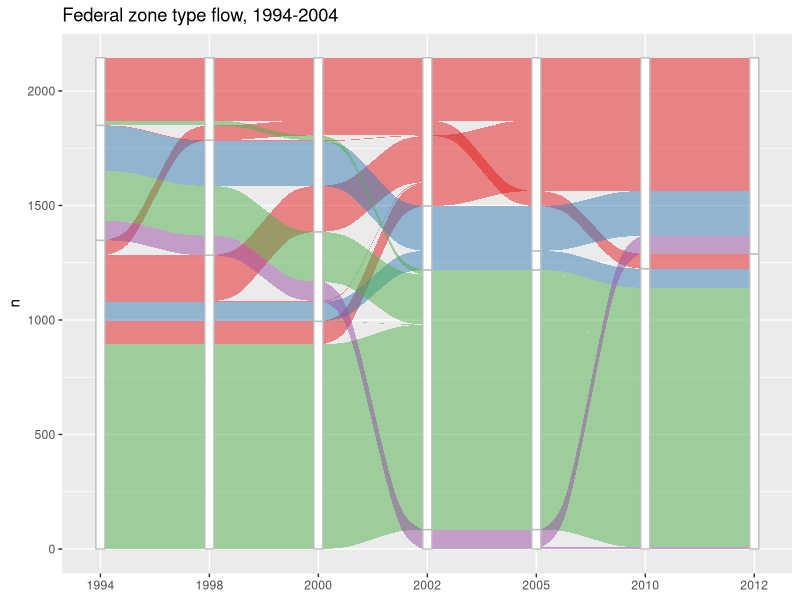

Recreate this plot in R.
# import and restructure period designations
fed <- read.csv('Empowerment_Zones_and_Enterprise_Communities.csv')

#would like this to be a matrix not a bunch of vars, but maybe need to create the vars and reshape after
#fed$designation[i] <- matrix(nrow=2, ncol=7)
#rownames(fed$designation) <- vector("Primary", "Secondary")
#colnames(fed$designation) <- vector("1994-1997, 1998-1999", "2000-2001", "2002-2004", "2005-2009", "2010-2011", "2012-2017")

fed$desig94_97 <- NA
fed$desig98_99 <- NA
fed$desig00_01 <- NA
fed$desig02_04 <- NA
fed$desig05_09 <- NA
fed$desig10_11 <- NA
fed$desig12_17 <- NA

fed$desB94_97 <- NA
fed$desB98_99 <- NA
fed$desB00_01 <- NA
fed$desB02_04 <- NA
fed$desB05_09 <- NA
fed$desB10_11 <- NA
fed$desB12_17 <- NA

for(i in 1:nrow(fed)) {
  
  # Set 94-97
  if (fed$PERIODA[i] == "Atlanta Empowerment Zone" |
      fed$PERIODA[i] == "Empowerment Zone (Round I)") {
        fed$desig94_97[i] <- "EMPZ"
        if (fed$PERIODA[i] == "Atlanta Empowerment Zone") {
          fed$desB94_97[i] <- "ATL"
        } else {
          fed$desB94_97[i] <- "None"
        }
  } else if (fed$PERIODA[i] == "Enhanced Enterprise Community (Round I)" |
             fed$PERIODA[i] == "Enterprise Community (Round I)") {
      fed$desig94_97[i] <- "ENTC" 
      if (fed$PERIODA[i] == "Enhanced Enterprise Community (Round I)") {
        fed$desB94_97[i] <- "ENH"
      } else {
        fed$desB94_97[i] <- "None"
      }
  } else if (fed$PERIODA[i] == "None") {
      fed$desig94_97[i] <- "None"
      fed$desB94_97[i] <- "None"
  }

  # Set 98-99
  if (fed$PERIODB[i] == "DC Enterprise Zone beginning 1-1-1998") {
      fed$desig98_99[i] <- "EMPZ" 
      fed$ desB98_99[i] <- "DC"
  } else {
      fed$desig98_99[i] <- fed$desig94_97[i]
      fed$desB98_99[i] <- fed$desB94_97[i]
  }
  
  if (is.na(fed$desig94_97[i]) |
      is.na(fed$desB94_97[i]) |
      is.na(fed$desig98_99[i]) |
      is.na(fed$desB98_99[i])) {
        print(i)
  }
  
  # Set 00-01
  if (fed$PERIODB[i] == "Atlanta Empowerment Zone" |
      fed$PERIODB[i] == "DC Enterprise Zone beginning 1-1-1998" |
      fed$PERIODB[i] == "Empowerment Zone (Round I)" |
      fed$PERIODB[i] == "Empowerment Zone (Round I) Beginning Jan. 1, 2000" |
      fed$PERIODB[i] == "Empowerment Zone (Round I) Beginning Jan. 1, 2000; Enterprise Community (Round I)" |
      fed$PERIODB[i] == "Empowerment Zone (Round II)" |
      fed$PERIODB[i] == "Empowerment Zone (Round II); Enhanced Enterprise Community (Round I)" |
      fed$PERIODB[i] == "Empowerment Zone (Round II); Enterprise Community (Round I)" )  {
        fed$desig00_01[i] <- "EMPZ"
        if (fed$PERIODB[i] == "Atlanta Empowerment Zone") {
              fed$desB00_01[i] <- "ATL"
        } else if (fed$PERIODB[i] == "DC Enterprise Zone beginning 1-1-1998") {
              fed$desB00_01[i] <- "DC"
        } else {
              fed$desB00_01[i] <- "None"
        }
        
        if (fed$PERIODB[i] == "Empowerment Zone (Round II); Enhanced Enterprise Community (Round I)" |
            fed$PERIODB[i] == "Empowerment Zone (Round II); Enterprise Community (Round I)") {
          if (fed$desig98_99[i] != "ENTC") {
            print(paste("line ", i, " has A-B ENTC mismatch"))
          }
          if (fed$PERIODB[i] == "Empowerment Zone (Round II); Enhanced Enterprise Community (Round I)" &
              fed$desB98_99[i] != "ENH") {
                print(paste("line", i, "has A-B ENHANCED subdes mismatch"))
          }
        }
  } else if (fed$PERIODB[i] == "Enterprise Community (Round I)"|
             fed$PERIODB[i] == "Enterprise Community (Round II)") {
      fed$desig00_01[i] <- "ENTC"
      fed$desB00_01[i] <- "None"   
  } else {
      fed$desig00_01[i] <- "None"
      fed$desB00_01[i] <- "None"
  }

  # Set 02-04
  if (fed$PERIODC[i] == "DC Enterprise Zone ending 12-31-09" |
      fed$PERIODC[i] == "Empowerment Zone (Round I)" |
      fed$PERIODC[i] == "Empowerment Zone (Round II)" |
      fed$PERIODC[i] == "Empowerment Zone (Round III)" |
      fed$PERIODC[i] == "Empowerment Zone (Round III); Enterprise Community (Round II)" )  {
        fed$desig02_04[i] <- "EMPZ"
        if (fed$PERIODC[i] == "DC Enterprise Zone ending 12-31-09") {
          fed$desB02_04[i] <- "DC"
        } else {
          fed$desB02_04[i] <- "None"
        }
        if (fed$PERIODC[i] == "Empowerment Zone (Round III); Enterprise Community (Round II)") {
          if (fed$desig00_01[i] != "ENTC") {
            print(paste("line ", i, " has B-C ENTC mismatch"))
          }
        }
  } else if (fed$PERIODC[i] == "Enhanced Enterprise Community (Round I) Ending 12-31-04; Empowerment Zone (Round II)" |
             fed$PERIODC[i] == "Enterprise Community (Round I) Ending 12-31-04; Empowerment Zone (Round I)" |
             fed$PERIODC[i] == "Enterprise Community (Round I) Ending 12-31-04; Empowerment Zone (Round II)" |
             fed$PERIODC[i] == "Enterprise Community (Round I) Ending 12-31-04; Empowerment Zone (Round III)" |
             fed$PERIODC[i] == "Enterprise Community (Round II)") {
        fed$desig02_04[i] <- "ENTC"
        if (fed$PERIODC[i] == "Enhanced Enterprise Community (Round I) Ending 12-31-04; Empowerment Zone (Round II)") {
          fed$desB02_04[i] <- "ENH"
        }
  } else if (fed$PERIODC[i]=="Renewal Community" | fed$PERIODC[i]=="Atlanta Renewal Community") {
      fed$desig02_04[i] <- "RC"
      if (fed$PERIODC[i]=="Atlanta Renewal Community") {
        fed$desB02_04[i] <- "ATL"
      } else {
        fed$desB02_04[i] <- "None"
      }
  } else {
      fed$desig02_04[i] <- "None"
      fed$desB02_04[i] <- "None"
  }
  
  # Set 05-09
  if (fed$PERIODC[i] == "DC Enterprise Zone ending 12-31-09" |
      fed$PERIODC[i] == "Empowerment Zone (Round I)" |
      fed$PERIODC[i] == "Empowerment Zone (Round II)" |
      fed$PERIODC[i] == "Empowerment Zone (Round III)" |
      fed$PERIODC[i] == "Empowerment Zone (Round III); Enterprise Community (Round II)" |
      fed$PERIODC[i] == "Enhanced Enterprise Community (Round I) Ending 12-31-04; Empowerment Zone (Round II)" |
      fed$PERIODC[i] == "Enterprise Community (Round I) Ending 12-31-04; Empowerment Zone (Round I)" |
      fed$PERIODC[i] == "Enterprise Community (Round I) Ending 12-31-04; Empowerment Zone (Round II)" |
      fed$PERIODC[i] == "Enterprise Community (Round I) Ending 12-31-04; Empowerment Zone (Round III)" )  {
    fed$desig05_09[i] <- "EMPZ"
    if (fed$PERIODC[i] == "DC Enterprise Zone ending 12-31-09") {
      fed$desB05_09[i] <- "DC"
    } else {
      fed$desB05_09[i] <- "None"
    }
    if (fed$PERIODC[i] == "Enterprise Community (Round I) Ending 12-31-04; Empowerment Zone (Round I)" |
        fed$PERIODC[i] == "Enterprise Community (Round I) Ending 12-31-04; Empowerment Zone (Round II)" | 
        fed$PERIODC[i] == "Enterprise Community (Round I) Ending 12-31-04; Empowerment Zone (Round III)" ) {
      if (fed$desig02_04[i] != "ENTC") {
        print(paste("line ", i, " has C1-C2 ENTC mismatch"))
      }
    } else if (fed$PERIODC[i] == "Enhanced Enterprise Community (Round I) Ending 12-31-04; Empowerment Zone (Round II)") {
      if (fed$desig02_04[i] != "ENTC" | fed$desB02_04[i] != "ENH") {
        print(paste("line ", i, " has C1-C2 ENTC-ENH mismatch"))
      }
    }
  } else if (fed$PERIODC[i] == "Enterprise Community (Round II)") {
    fed$desig05_09[i] <- "ENTC"
    fed$desB05_09[i] <- "None"    
  } else if (fed$PERIODC[i]=="Renewal Community" | fed$PERIODC[i]=="Atlanta Renewal Community") {
    fed$desig05_09[i] <- "RC"
    if (fed$PERIODC[i]=="Atlanta Renewal Community") {
      fed$desB05_09[i] <- "ATL"
    } else {
      fed$desB05_09[i] <- "None"
    } 
  } else {
    fed$desig05_09[i] <- "None"
    fed$desB05_09[i] <- "None"
  }
  
  # Set 10-11
  if (fed$PERIODD[i] == "DC Enterprise Zone" |
      fed$PERIODD[i] == "Empowerment Zone (Round I)" |
      fed$PERIODD[i] == "Empowerment Zone (Round II)" |
      fed$PERIODD[i] == "Empowerment Zone (Round III)" )  {
        fed$desig10_11[i] <- "EMPZ"
        if (fed$PERIODC[i] == "DC Enterprise Zone") {
          fed$desB10_11[i] <- "DC"
        } else {
          fed$desB10_11[i] <- "None"
        }
      
  } else {
    fed$desig10_11[i] <- "None"
    fed$desB10_11[i] <- "None"
    }
  
  # Set 12-17
  if (fed$PERIODD[i] == "Empowerment Zone (Round I)" |
      fed$PERIODD[i] == "Empowerment Zone (Round II)" |
      fed$PERIODD[i] == "Empowerment Zone (Round III)" )  {
    fed$desig12_17[i] <- "Retro EMPZ"
    fed$desB12_17[i] <- "None"
  } else {
    fed$desig12_17[i] <- "None"
    fed$desB12_17[i] <- "None"
  }
}

#zones <- aggregate(fed, by=list(fed$FULLNAME), FUN = return)
zoneranks <- c("EMPZ", "Retro EMPZ", "ENTC", "RC", "None")
fed$desig94_97 <- factor(fed$desig94_97, levels = zoneranks)
fed$desig98_99 <- factor(fed$desig98_99, levels = zoneranks)
fed$desig00_01 <- factor(fed$desig00_01, levels = zoneranks)
fed$desig02_04 <- factor(fed$desig02_04, levels = zoneranks)
fed$desig05_09 <- factor(fed$desig05_09, levels = zoneranks)
fed$desig10_11 <- factor(fed$desig10_11, levels = zoneranks)
fed$desig12_17 <- factor(fed$desig12_17, levels = zoneranks)

# Generate alluvial diagram
library(ggplot2)
library(ggalluvial)
library(tidyverse)

fed %>%
  group_by(desig94_97, desig98_99, desig00_01, desig02_04, desig05_09, desig10_11, desig12_17) %>%
  count()  %>%
#  is_alluvia_form(axes = 1:4, silent = TRUE)
  ggplot(aes(y = n, axis1=desig94_97, axis2=desig98_99, axis3=desig00_01, axis4=factor(desig02_04, levels=c("EMPZ", "ENTC", "RC", "None")), axis5=desig05_09, axis6=desig10_11, axis7=desig12_17) )+ 
           geom_alluvium(aes(fill = desig02_04), width=1/12, show.legend = FALSE) + 
           geom_stratum(width = 1/12, fill=alpha(0.8), color="grey") + 
           geom_label(stat = "stratum", label.strata = TRUE) + 
           scale_x_discrete(limits = c("1994", "1998", "2000", "2002", "2005", "2010", "2012"), expand = c(.05, .05)) +
           scale_fill_brewer(type="qual", palette = "Set1") + 
           ggtitle("Federal zone type flow, 1994-2004")